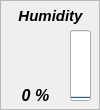
  <widget class="QFrame" name="frame_7">
   <property name="geometry">
    <rect>
     <x>120</x>
     <y>130</y>
     <width>100</width>
     <height>110</height>
    </rect>
   </property>
   <property name="minimumSize">
    <size>
     <width>100</width>
     <height>110</height>
    </size>
   </property>
   <property name="maximumSize">
    <size>
     <width>100</width>
     <height>110</height>
    </size>
   </property>
   <property name="frameShape">
    <enum>QFrame::StyledPanel</enum>
   </property>
   <property name="frameShadow">
    <enum>QFrame::Plain</enum>
   </property>
   <widget class="QLabel" name="label_8">
    <property name="geometry">
     <rect>
      <x>0</x>
      <y>0</y>
      <width>101</width>
      <height>31</height>
     </rect>
    </property>
    <property name="font">
     <font>
      <pointsize>11</pointsize>
      <weight>75</weight>
      <italic>true</italic>
      <bold>true</bold>
      <underline>false</underline>
     </font>
    </property>
    <property name="text">
     <string>Humidity</string>
    </property>
    <property name="alignment">
     <set>Qt::AlignCenter</set>
    </property>
   </widget>
   <widget class="QLabel" name="label_ch6">
    <property name="geometry">
     <rect>
      <x>0</x>
      <y>80</y>
      <width>71</width>
      <height>31</height>
     </rect>
    </property>
    <property name="font">
     <font>
      <pointsize>12</pointsize>
      <weight>75</weight>
      <italic>true</italic>
      <bold>true</bold>
     </font>
    </property>
    <property name="text">
     <string>0 %</string>
    </property>
    <property name="alignment">
     <set>Qt::AlignCenter</set>
    </property>
   </widget>
   <widget class="QProgressBar" name="progressBar_ch6">
    <property name="geometry">
     <rect>
      <x>70</x>
      <y>30</y>
      <width>21</width>
      <height>71</height>
     </rect>
    </property>
    <property name="sizePolicy">
     <sizepolicy hsizetype="Fixed" vsizetype="Expanding">
      <horstretch>0</horstretch>
      <verstretch>0</verstretch>
     </sizepolicy>
    </property>
    <property name="value">
     <number>0</number>
    </property>
    <property name="alignment">
     <set>Qt::AlignCenter</set>
    </property>
    <property name="textVisible">
     <bool>false</bool>
    </property>
    <property name="orientation">
     <enum>Qt::Vertical</enum>
    </property>
    <property name="invertedAppearance">
     <bool>false</bool>
    </property>
    <property name="textDirection">
     <enum>QProgressBar::TopToBottom</enum>
    </property>
   </widget>
   <widget class="QLabel" name="icon_ch6">
    <property name="geometry">
     <rect>
      <x>10</x>
      <y>30</y>
      <width>51</width>
      <height>51</height>
     </rect>
    </property>
    <property name="text">
     <string/>
    </property>
    <property name="pixmap">
     <pixmap resource="../resources.qrc">:/resources/img/resources/img/humidity.png</pixmap>
    </property>
    <property name="scaledContents">
     <bool>true</bool>
    </property>
   </widget>
  </widget>
